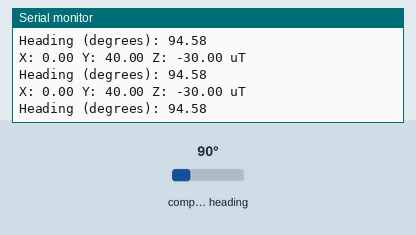
The program below on a simulated ESP32. On the bench: the last lines printed to the serial monitor. The inputs (shaded band) are chosen by the test bench; at power-on: compass heading 90°.

Above: at 1.3 s.
1.4 s: compass heading set to 7°
At 1.9 s:
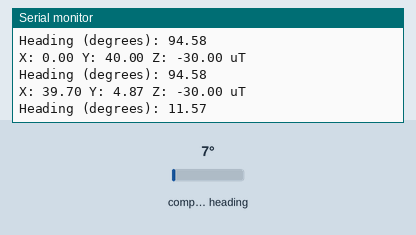
2.9 s: compass heading set to 180°
At 3.4 s:
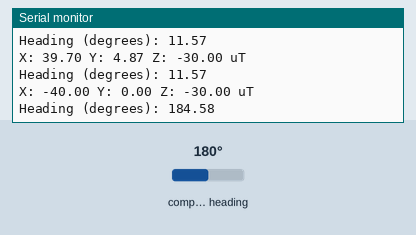
Timing chart, 0 to 5.9 s (numbered marks = the images above; inputs shaded):
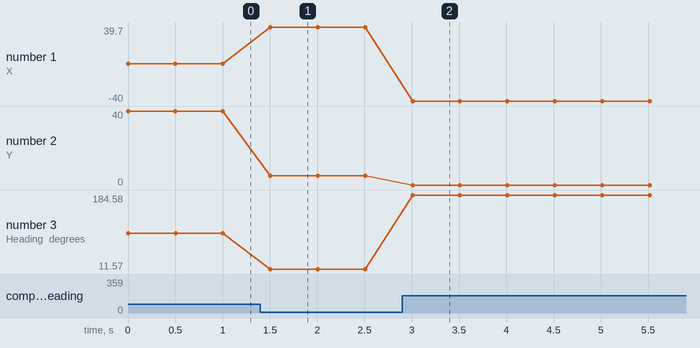

The program:

main.cpp
```cpp
#include <Arduino.h>
#include <Wire.h>
//#include <Adafruit_Sensor.h>
#include <Adafruit_HMC5883_U.h>

Adafruit_HMC5883_Unified mag = Adafruit_HMC5883_Unified(12345);
void setup(void)
{
    Serial.begin(115200);
    /* Initialise the sensor */
    if(!mag.begin())
    {
        /* There was a problem detecting the HMC5883 ... check your connections */
        Serial.println("Ooops, no HMC5883 detected ... Check your wiring!");
        while(1);
    }
}

void loop(void)
{
    //strange data, does not match phone magnetometer data
    sensors_event_t event;
    mag.getEvent(&event);
    Serial.print("X: ");
    Serial.print(event.magnetic.x);
    Serial.print(" ");
    Serial.print("Y: ");
    Serial.print(event.magnetic.y);
    Serial.print(" ");
    Serial.print("Z: ");
    Serial.print(event.magnetic.z);
    Serial.print(" ");
    Serial.println("uT");
    float heading = atan2(event.magnetic.y, event.magnetic.x);
    // Once you have your heading, you must then add your 'Declination Angle', which is the 'Error' of the magnetic field in your location.
    float declinationAngle = 0.08;
    heading += declinationAngle;
    // Correct for when signs are reversed.
    if(heading < 0)
    heading += 2*PI;
    // // Check for wrap due to addition of declination.
    if(heading > 2*PI)
    heading -= 2*PI;
    // Convert radians to degrees for readability.
    float headingDegrees = heading * 180/PI;
    Serial.print("Heading (degrees): ");
    Serial.println(headingDegrees);
    delay(500);
}
```

Measured:
- after the input at 1.4 s, the serial monitor: prints a new line after 0.10 s (image 1)
- after the input at 2.9 s, the serial monitor: prints a new line after 0.11 s (image 2)
- plotted number 1: 0 → 39.7 after the input at 1.4 s, 39.7 → -40 after the input at 2.9 s
- plotted number 2: 40 → 4.87 after the input at 1.4 s
- plotted number 3: 94.58 → 11.57 after the input at 1.4 s, 11.57 → 184.58 after the input at 2.9 s
